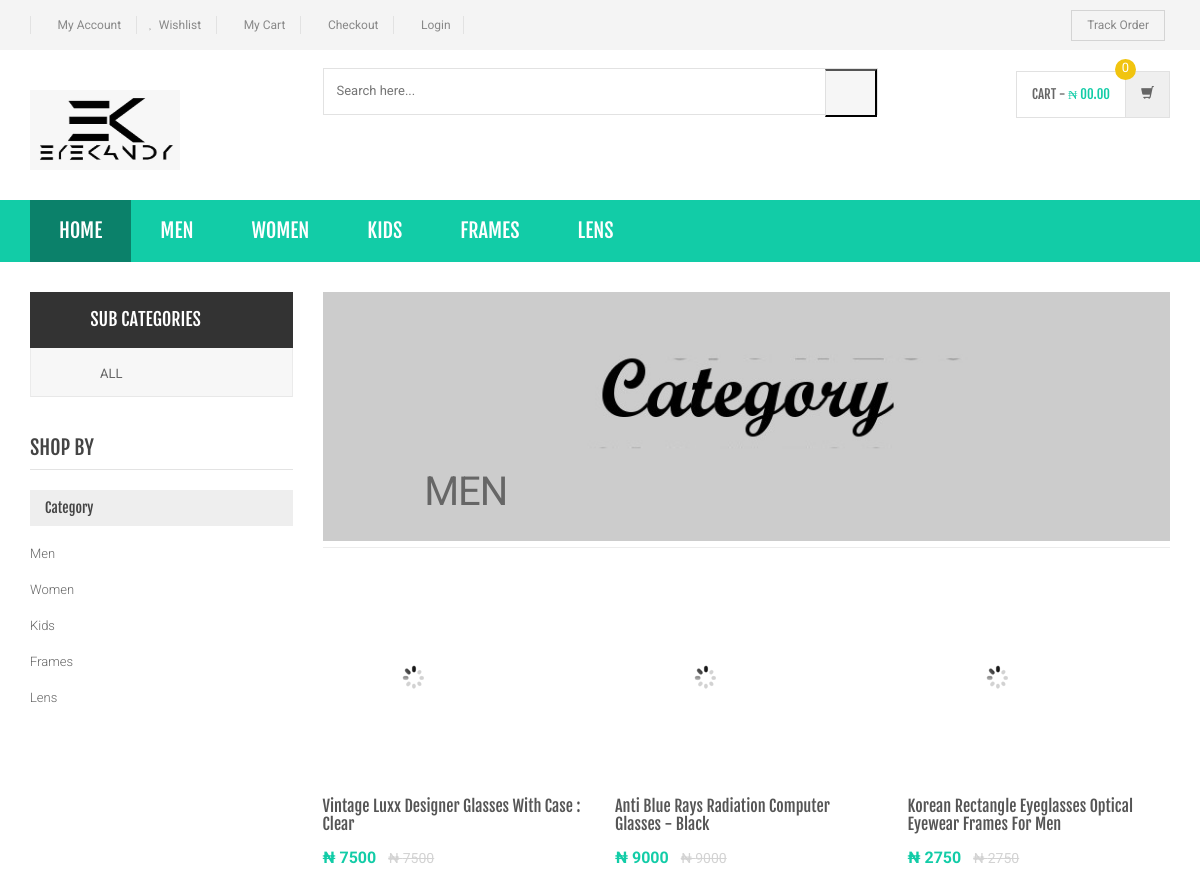
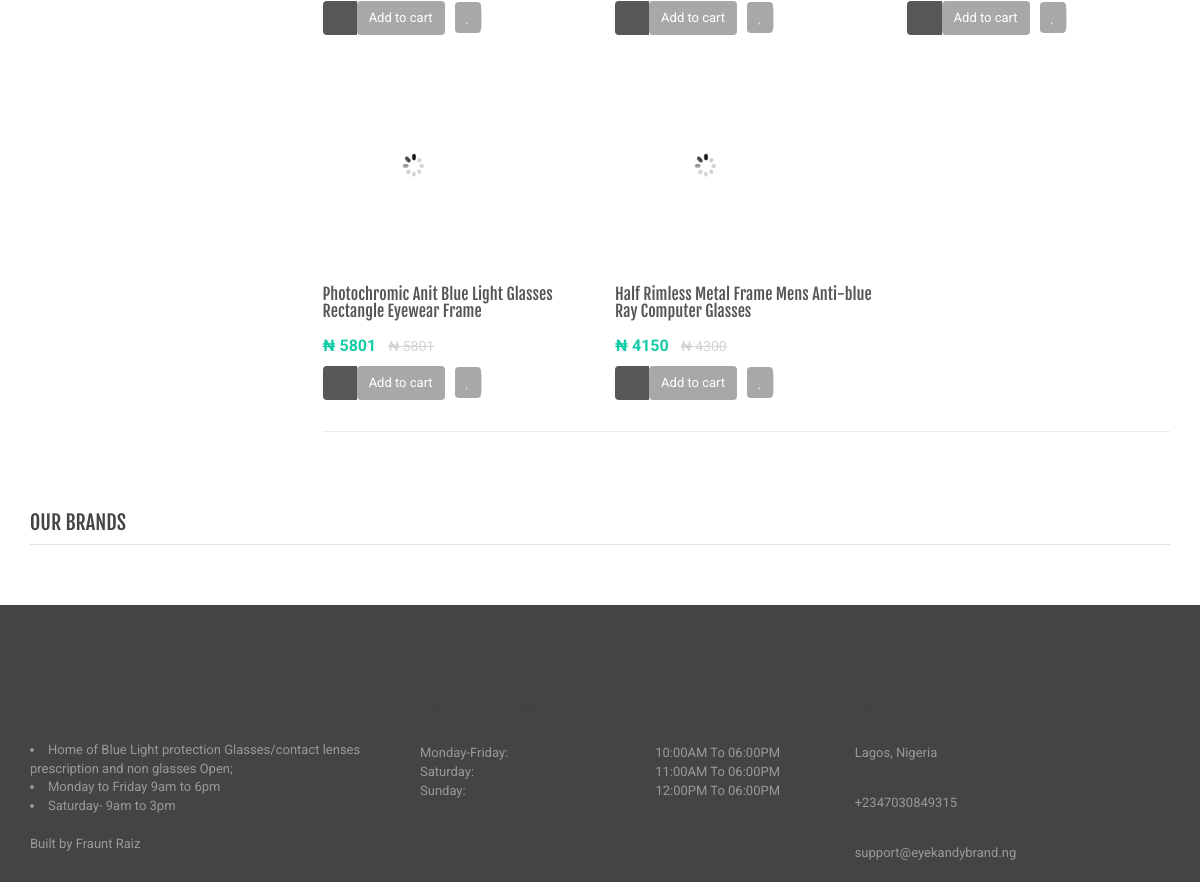
The page /category.php?cid=3 on the database its author committed (2 pictures, top to bottom).
### tables this page shows
CREATE TABLE `category` (
  `id` int(11) NOT NULL,
  `categoryName` varchar(255) DEFAULT NULL,
  `categoryDescription` longtext DEFAULT NULL,
  `creationDate` timestamp NOT NULL DEFAULT current_timestamp(),
  `updationDate` varchar(255) DEFAULT NULL
);

CREATE TABLE `subcategory` (
  `id` int(11) NOT NULL,
  `categoryid` int(11) DEFAULT NULL,
  `subcategory` varchar(255) DEFAULT NULL,
  `creationDate` timestamp NULL DEFAULT current_timestamp(),
  `updationDate` varchar(255) DEFAULT NULL
);

CREATE TABLE `products` (
  `id` int(11) NOT NULL,
  `category` int(11) NOT NULL,
  `subCategory` int(11) DEFAULT NULL,
  `productName` varchar(255) DEFAULT NULL,
  `productCompany` varchar(255) DEFAULT NULL,
  `productPrice` int(11) DEFAULT NULL,
  `productPriceBeforeDiscount` int(11) DEFAULT NULL,
  `productDescription` longtext DEFAULT NULL,
  `productImage1` varchar(255) DEFAULT NULL,
  `productImage2` varchar(255) DEFAULT NULL,
  `productImage3` varchar(255) DEFAULT NULL,
  `shippingCharge` int(11) DEFAULT NULL,
  `productAvailability` varchar(255) DEFAULT NULL,
  `postingDate` timestamp NULL DEFAULT current_timestamp(),
  `updationDate` varchar(255) DEFAULT NULL
);

### category.php (the view, shortened to what this page needs)
<?php
include('includes/config.php');
$cid=intval($_GET['cid']);
?>
<!DOCTYPE html>
<html lang="en">
	<head>
	    <link rel="stylesheet" href="assets/css/bootstrap.min.css">
	    <link rel="stylesheet" href="assets/css/main.css">
	    <link rel="stylesheet" href="assets/css/green.css">
	    <link rel="stylesheet" href="assets/css/owl.carousel.css">
		<link rel="stylesheet" href="assets/css/owl.transitions.css">
		<link href="assets/css/lightbox.css" rel="stylesheet">
		<link rel="stylesheet" href="assets/css/animate.min.css">
		<link rel="stylesheet" href="assets/css/rateit.css">
		<link rel="stylesheet" href="assets/css/bootstrap-select.min.css">
		<link rel="stylesheet" href="assets/css/config.css">
		<link href="assets/css/green.css" rel="alternate stylesheet" title="Green color">
		<link href="assets/css/blue.css" rel="alternate stylesheet" title="Blue color">
		<link href="assets/css/red.css" rel="alternate stylesheet" title="Red color">
		<link href="assets/css/orange.css" rel="alternate stylesheet" title="Orange color">
		<link href="assets/css/dark-green.css" rel="alternate stylesheet" title="Darkgreen color">
		<link rel="stylesheet" href="assets/css/font-awesome.min.css">
	</head>
    <body class="cnt-home">
<header class="header-style-1">
<?php include('includes/top-header.php');?>
<?php include('includes/main-header.php');?>
<?php include('includes/menu-bar.php');?>
</header>
<div class="body-content outer-top-xs">
	<div class='container'>
		<div class='row outer-bottom-sm'>
			<div class='col-md-3 sidebar'>
<div class="side-menu animate-dropdown outer-bottom-xs">
<div class="side-menu animate-dropdown outer-bottom-xs">
    <div class="head"><i class="icon fa fa-align-justify fa-fw"></i>Sub Categories</div>
    <nav class="yamm megamenu-horizontal" role="navigation">
        <ul class="nav">
            <li class="dropdown menu-item">
              <?php $sql=mysqli_query($con,"select id,subcategory  from subcategory where categoryid='$cid'");
while($row=mysqli_fetch_array($sql))
{
    ?>
                <a href="sub-category.php?scid=<?php echo $row['id'];?>" class="dropdown-toggle"><i class="icon fa fa-desktop fa-fw"></i>
                <?php echo $row['subcategory'];?></a>
                <?php }?>
</li>
</ul>
    </nav>
</div>
</div>
	            <div class="sidebar-module-container">
	            	<h3 class="section-title">shop by</h3>
	            	<div class="sidebar-filter">
<div class="sidebar-widget wow fadeInUp outer-bottom-xs ">
	<div class="widget-header m-t-20">
		<h4 class="widget-title">Category</h4>
	</div>
	<div class="sidebar-widget-body m-t-10">
	         <?php $sql=mysqli_query($con,"select id,categoryName  from category");
while($row=mysqli_fetch_array($sql))
{
    ?>
		<div class="accordion">
	    	<div class="accordion-group">
	            <div class="accordion-heading">
	                <a href="category.php?cid=<?php echo $row['id'];?>"  class="accordion-toggle collapsed">
	                   <?php echo $row['categoryName'];?>
	                </a>
	            </div>
	        </div>
	    </div>
	    <?php } ?>
	</div>
</div>
	            	</div>
	            </div>
            </div>
			<div class='col-md-9'>
	<div id="category" class="category-carousel hidden-xs">
		<div class="item">
			<div class="image">
				<img src="assets/images/banners/cat-banner-1.jpg" alt="" class="img-responsive">
			</div>
			<div class="container-fluid">
				<div class="caption vertical-top text-left">
					<div class="big-text">
						<br />
					</div>
					       <?php $sql=mysqli_query($con,"select categoryName  from category where id='$cid'");
while($row=mysqli_fetch_array($sql))
{
    ?>
					<div class="excerpt hidden-sm hidden-md">
						<?php echo htmlentities($row['categoryName']);?>
					</div>
			<?php } ?>
				</div>
			</div>
		</div>
</div>
				<div class="search-result-container">
					<div id="myTabContent" class="tab-content">
						<div class="tab-pane active " id="grid-container">
							<div class="category-product  inner-top-vs">
								<div class="row">
			<?php
$ret=mysqli_query($con,"select * from products where category='$cid'");
$num=mysqli_num_rows($ret);
if($num>0)
{
while ($row=mysqli_fetch_array($ret))
{?>
		<div class="col-sm-6 col-md-4 wow fadeInUp">
			<div class="products">
	<div class="product">
		<div class="product-image">
			<div class="image">
				<a href="product-details.php?pid=<?php echo htmlentities($row['id']);?>"><img  src="assets/images/blank.gif" data-echo="admin/productimages/<?php echo htmlentities($row['id']);?>/<?php echo htmlentities($row['productImage1']);?>" alt="" width="180" height="200"></a>
			</div>
		</div>
		<div class="product-info text-left">
			<h3 class="name"><a href="product-details.php?pid=<?php echo htmlentities($row['id']);?>"><?php echo htmlentities($row['productName']);?></a></h3>
			<div class="product-price">
				<span class="price">
					₦ <?php echo htmlentities($row['productPrice']);?>			</span>
										     <span class="price-before-discount">₦ <?php echo htmlentities($row['productPriceBeforeDiscount']);?></span>
			</div>
		</div>
					<div class="cart clearfix animate-effect">
				<div class="action">
					<ul class="list-unstyled">
						<li class="add-cart-button btn-group">
							<button class="btn btn-primary icon" data-toggle="dropdown" type="button">
								<i class="fa fa-shopping-cart"></i>
							</button>
							<a href="category.php?page=product&action=add&id=<?php echo $row['id']; ?>">
							<button class="btn btn-primary" type="button">Add to cart</button></a>
						</li>
		                <li class="lnk wishlist">
							<a class="add-to-cart" href="category.php?pid=<?php echo htmlentities($row['id'])?>&&action=wishlist" title="Wishlist">
								 <i class="icon fa fa-heart"></i>
							</a>
						</li>
					</ul>
				</div>
			</div>
			</div>
			</div>
		</div>
	  <?php } } else {?>
		<div class="col-sm-6 col-md-4 wow fadeInUp"> <h3>No Product Found</h3>
		</div>
<?php } ?>
										</div>
							</div>
						</div>
				</div>
			</div>
		</div></div>
		<?php include('includes/brands-slider.php');?>
</div>
</div>
<?php include('includes/footer.php');?>
</body>
</html>

### includes/menu-bar.php (shortened to what this page needs)
<div class="header-nav animate-dropdown">
    <div class="container">
        <div class="yamm navbar navbar-default" role="navigation">
            <div class="nav-bg-class">
                <div class="navbar-collapse collapse" id="mc-horizontal-menu-collapse">
	<div class="nav-outer">
		<ul class="nav navbar-nav">
			<li class="active dropdown yamm-fw">
				<a href="index.php" data-hover="dropdown" class="dropdown-toggle">Home</a>
			</li>
              <?php $sql=mysqli_query($con,"select id,categoryName  from category limit 6");
while($row=mysqli_fetch_array($sql))
{
    ?>
			<li class="dropdown yamm">
				<a href="category.php?cid=<?php echo $row['id'];?>"> <?php echo $row['categoryName'];?></a>
			</li>
			<?php } ?>
		</ul>
		<div class="clearfix"></div>
	</div>
</div>
            </div>
        </div>
    </div>
</div>

### rows shown on the page
category: categoryName "MEN", categoryName "Men"
category: categoryName "WOMEN", categoryName "Women"
category: categoryName "KIDS", categoryName "Kids"
category: categoryName "FRAMES", categoryName "Frames"
category: categoryName "LENS", categoryName "Lens"
subcategory: subcategory "ALL"
products: productName "Vintage Luxx Designer Glasses With Case : Clear", productPrice "7500", productPriceBeforeDiscount "7500"
products: productName "Anti Blue Rays Radiation Computer Glasses - Black", productPrice "9000", productPriceBeforeDiscount "9000"
products: productName "Korean Rectangle Eyeglasses Optical Eyewear Frames For Men", productPrice "2750", productPriceBeforeDiscount "2750"
products: productName "Photochromic Anit Blue Light Glasses Rectangle Eyewear Frame", productPrice "5801", productPriceBeforeDiscount "5801"
products: productName "Half Rimless Metal Frame Mens Anti-blue Ray Computer Glasses", productPrice "4150", productPriceBeforeDiscount "4300"
